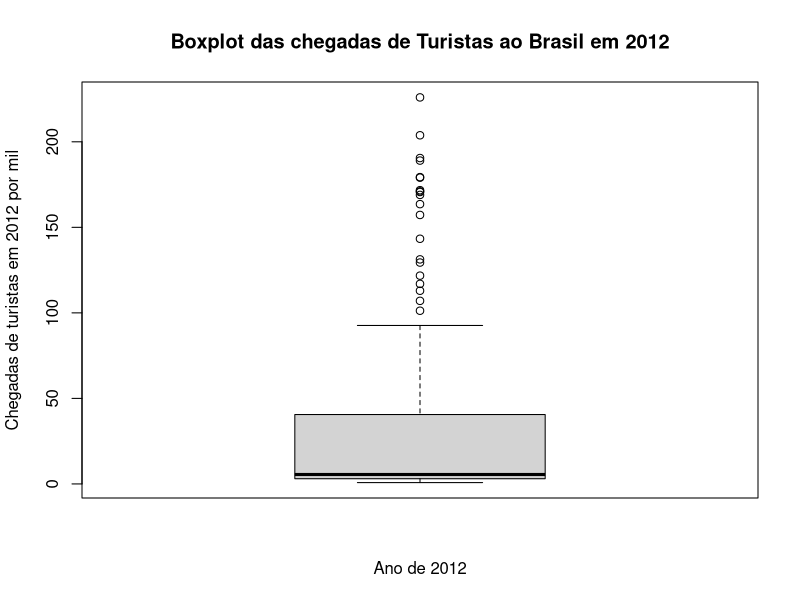

R code for this plot:
#boxplot (Diagrama de caixa)

#medidas estatisticas para compreensão de aspectos como forma e amplitude dos dados.
#qual o menor e o maior valor observado, os quartis Q1,Q2 e Q3.

#intervalo interquartil: IQR = Q3 - Q1. Ou comprimento da caixa.
#mediana ou Q2, pode estar ligeiramente deslocado do meio, por conta do calculo da mediana.

#outliers, são valores discrepantes das medidas concentradas no meio, possiveis erros de medição.

#cerca inferior(Min): Q1 - 1,5*IQR
#cerca superior(Máx): Q3 + 1,5*IQR
#valores fora da cerca são outliers.

#simetrias, ou para onde tende as outliers.
#Q3 - Q2 > Q2 - Q1, assimetria a direita.
#Q2 - Q1 > Q3 - Q2, assimetria a esquerda.
#Q2 - Q1 = Q3 - Q2, porção central dos dados são simetricos em relação a Q2 (mediana).

#---

#declarando bibliotecas
library(readr) #leitura de dados
library(magrittr) #operador pipe '%>%', concatena linhas de comando
library(tibble) #tipo de data.frame, 'tabela'
library(dplyr) #manipulação de dados
library(tidyr) #organização de dados

#importar dados
turismo <- read.csv(file = "./Dados/Dados_de_importacao/turismo.csv")
View(turismo)

#transformando data.frame em tibble
turismo <- tibble::tibble(turismo)
str(turismo)
class(turismo)

#compreendendo a distribuição de frequencia de chegadas de turistas ao Brasil em 2012
x <- turismo$cheg_2012/1000

boxplot(x,
        main ="Boxplot das chegadas de Turistas ao Brasil em 2012",
        xlab ="Ano de 2012",
        ylab ="Chegadas de turistas em 2012 por mil")

#fechando dispositivo grafico
dev.off()
